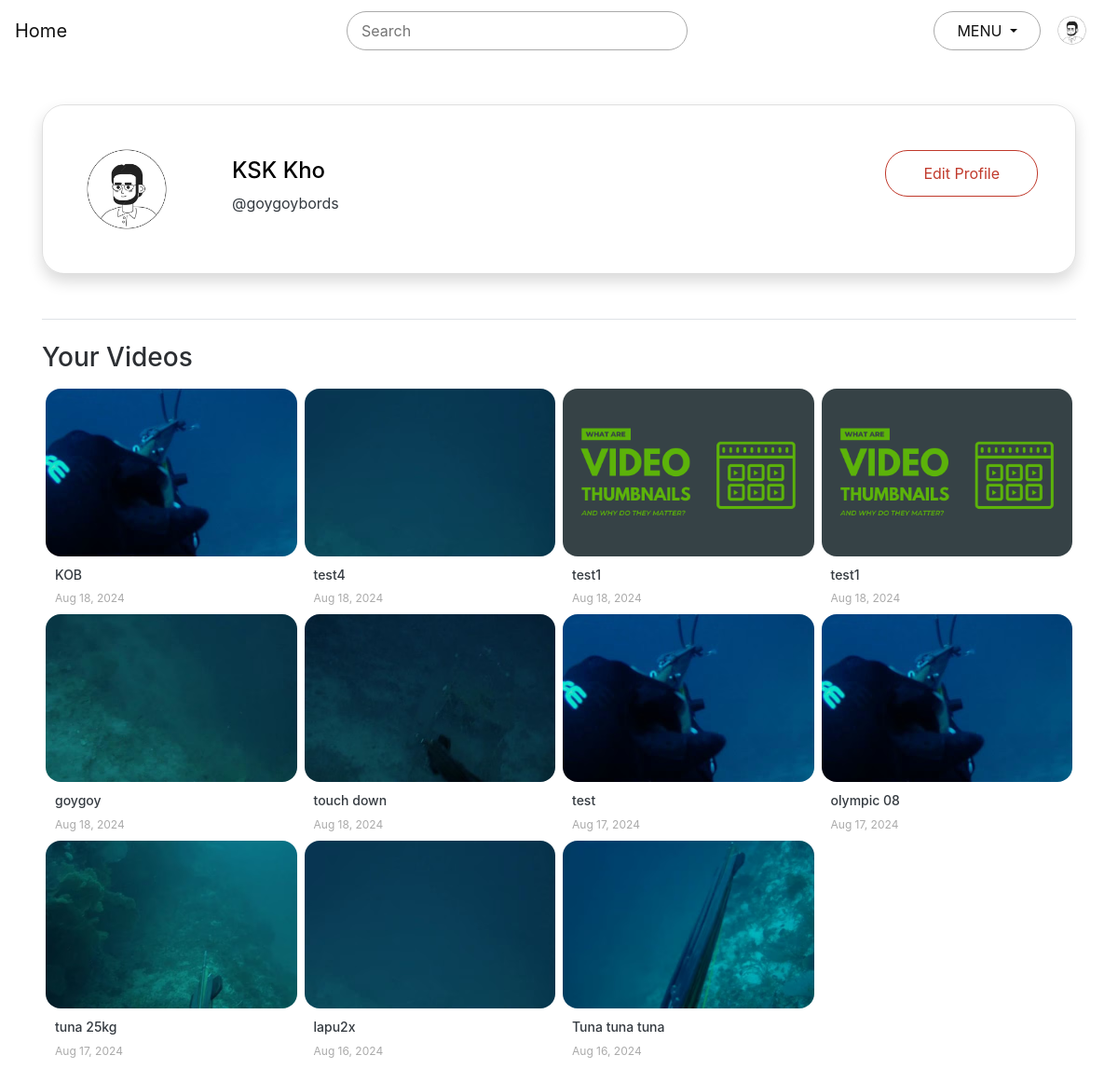
The page /account/profile/ (signed in) on the database as committed earlier.
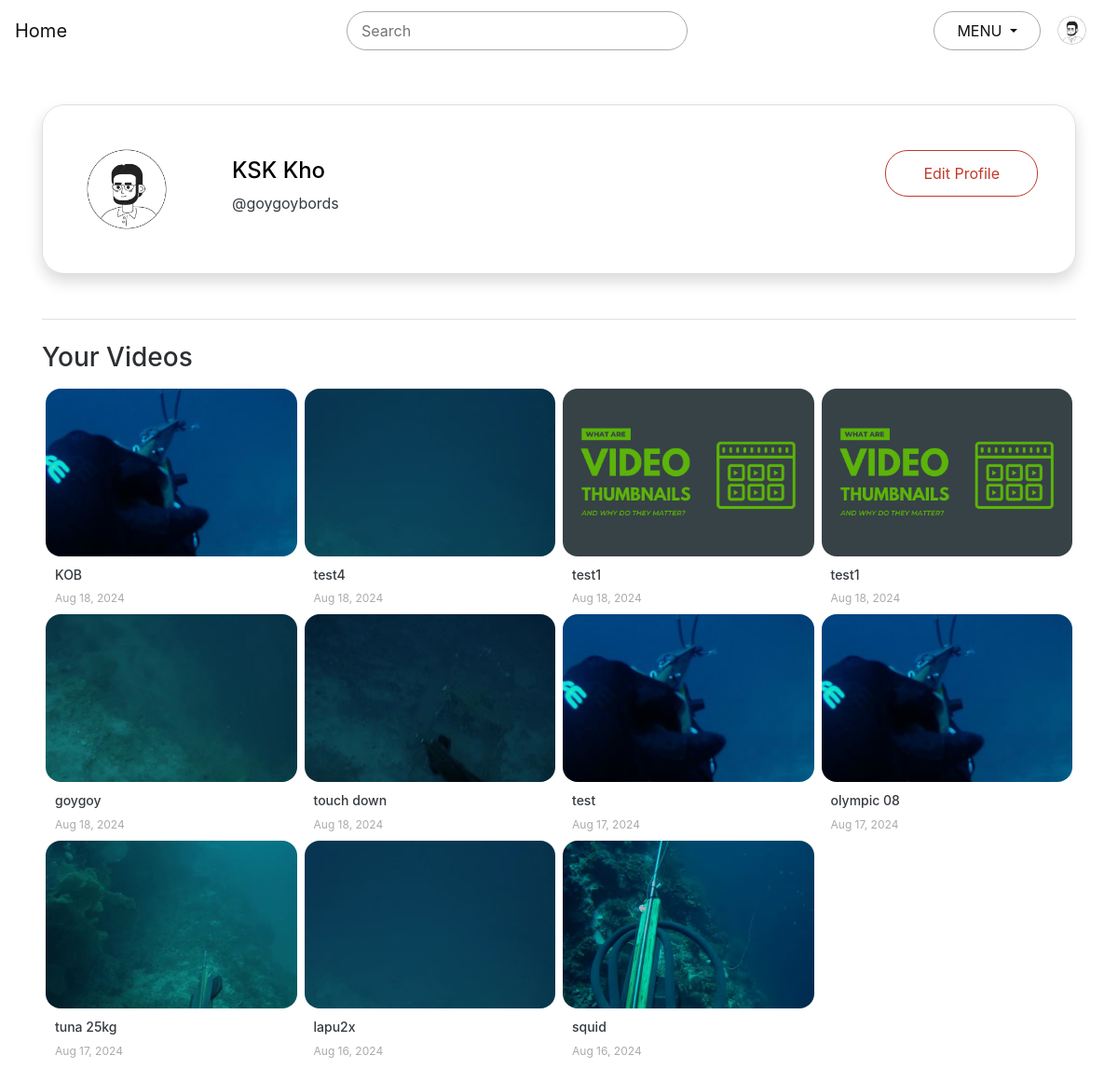
The same page on the database as committed later.
### main/models.py (models this page shows, shortened)
class Video(models.Model):
    title       = models.CharField(max_length=100)
    description = models.TextField()
    video_file  = models.FileField(upload_to="uploads/videos",
                                validators = [FileExtensionValidator(allowed_extensions=video_extensions)])
    thumbnail   = models.FileField(upload_to="uploads/thumbnails",
                                validators = [FileExtensionValidator(allowed_extensions=thumb_extensions)])
    date_posted = models.DateTimeField(default=timezone.now)
    uploader    = models.ForeignKey(User, on_delete=models.CASCADE)

### account/views.py (the view)
# urls.py: path('profile/', views.view_profile, name='profile'),
@login_required(login_url='/account/', redirect_field_name='redirect_to')
def view_profile(request):
    profile = get_object_or_404(User, id=request.user.id)
    video = Video.objects.all().filter(uploader=request.user).order_by('-date_posted')
    context = {
        'profile': profile,
        'videos': video
    }
    return render(request, 'layouts/profile.html', context)

### templates/layouts/profile.html (shortened to what this page needs)
{% extends 'layouts/index.html' %}
{% block content %}
<div class="container">
    <div class="row justify-content-center mt-5">
        <div class="col-md-12">
            <div class="card align-items-center p-5 shadow" id = "profile_pic_container">
            <div class="d-flex w-100">
                <div class="pr-5">
                    <img class="rounded-circle" height="80px" width="80px" src="/media/uploads/profile_picture/eyeglass.jpg">
                </div>
                <div class="col pt-3">
                    <h4>{{ profile.first_name }} {{ profile.last_name }}</h4>
                    <p class="text-dark">@{{ profile.username }}</p>
                </div>
                <div>
                    <form class="pt-2">
                        <a class="btn btn-outline-primary" href="{% url 'edit_profile' user %}">Edit Profile</a>
                    </form>
                </div>
            </div>
        </div>
        </div>
    </div>
	<div class="mt-5 mb-4 border-bottom"></div>
    <h3>Your Videos</h3>
    <div class="row justify-content-start mt-3 mb-5 no-gutters">
        {% for video in videos %}
            <div class="col-md-3">
                <div class="card mx-1 border-0 text-dark">
                    <img src="{{ video.thumbnail.url }}" class="card-img-top" alt="thumbnail">
                    <div class="card-body">
                        <h5 class="card-title text-left">{{ video.title }}</h5>
                        <p class="card-text text-muted text-left">
                            <span>{{ video.date_posted | date:"M d, Y" }}</span>
                        </p>
                    </div>
                </div>
            </div>
        {% endfor %}
    </div>
</div>
{% endblock %}

Rows that differ between the two databases and show on the page:
changed Video: thumbnail: a different picture; title "Tuna tuna tuna" → "squid"
